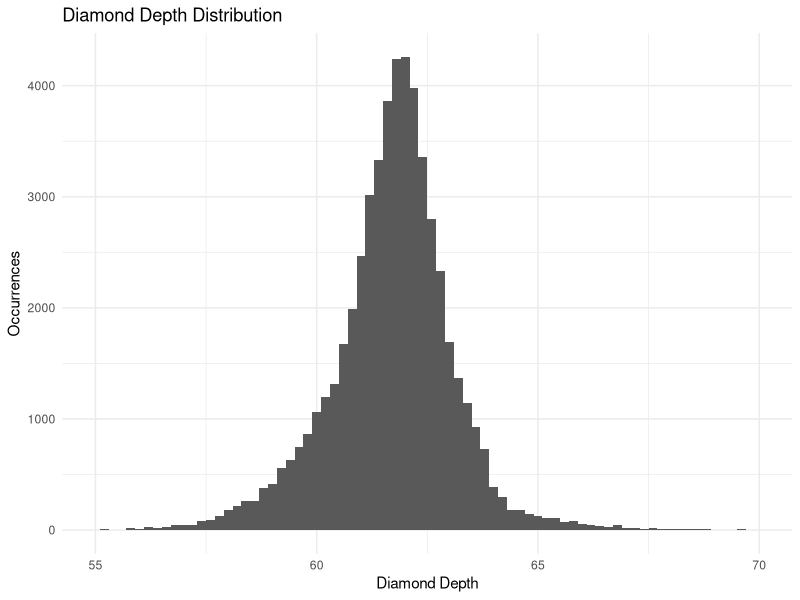
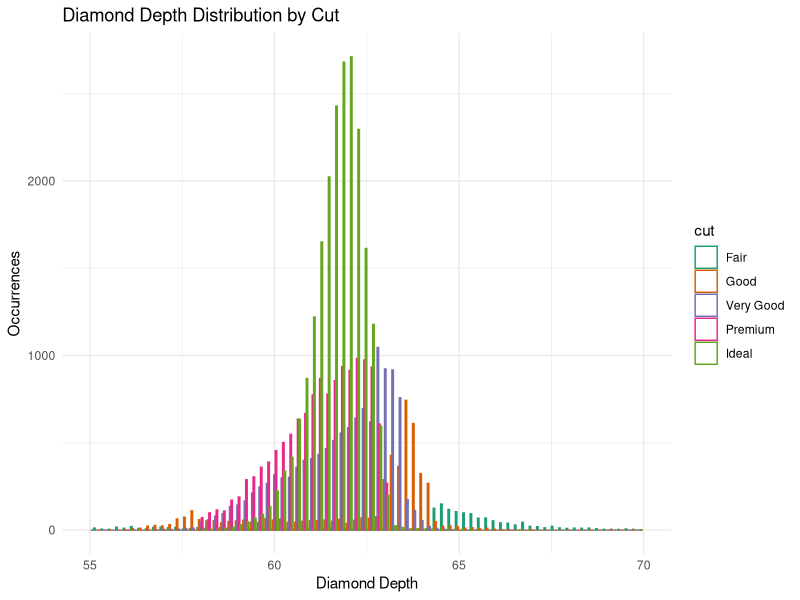
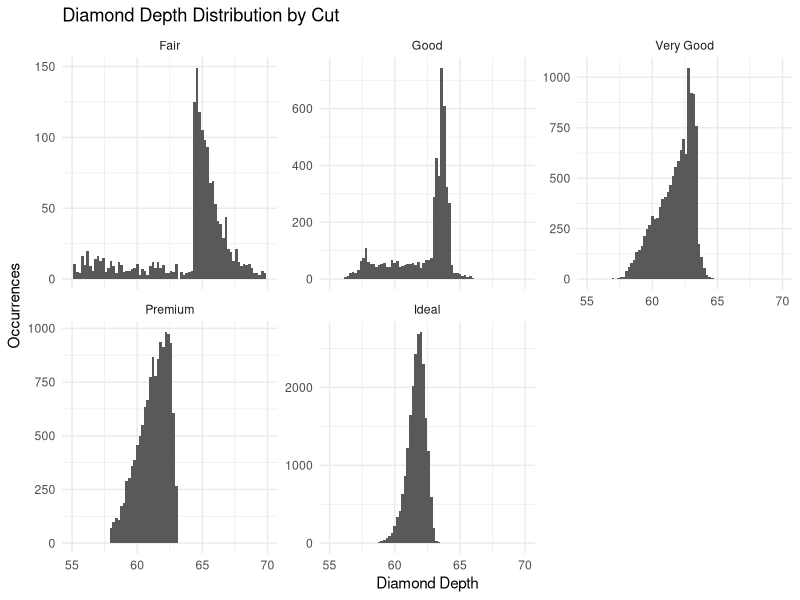
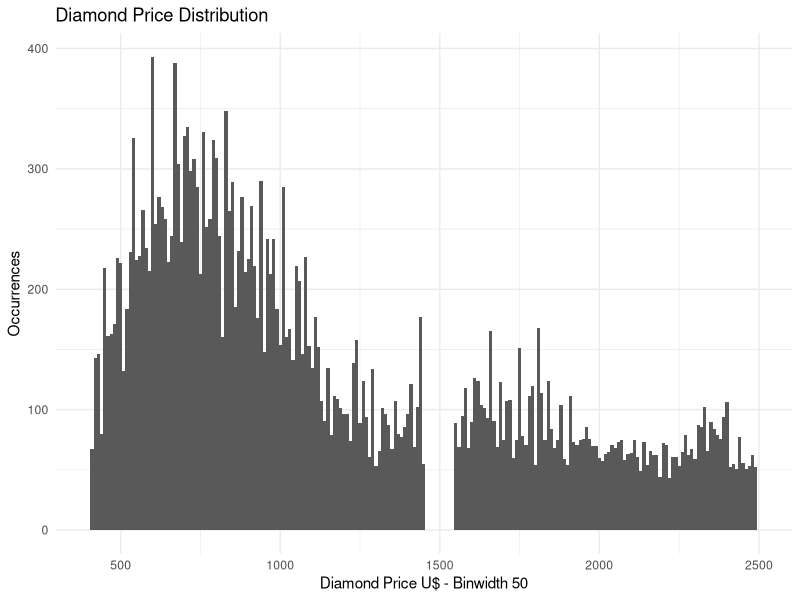
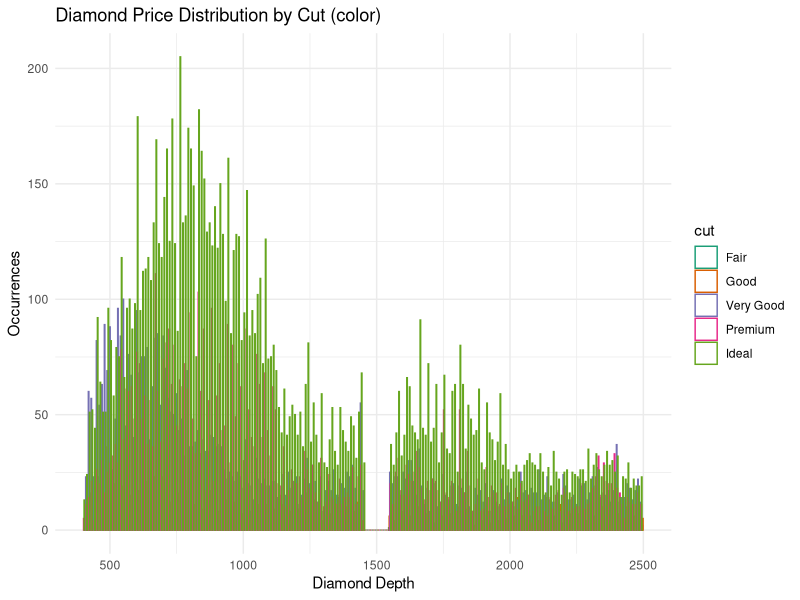
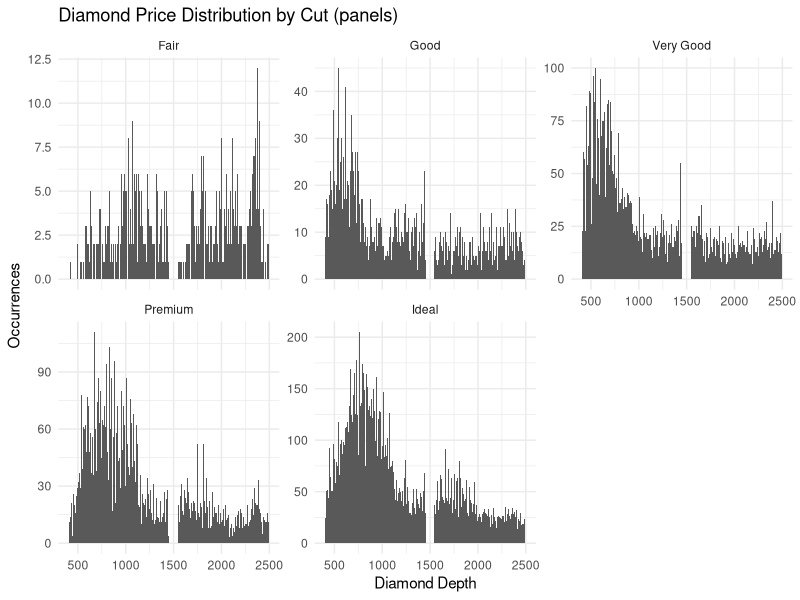
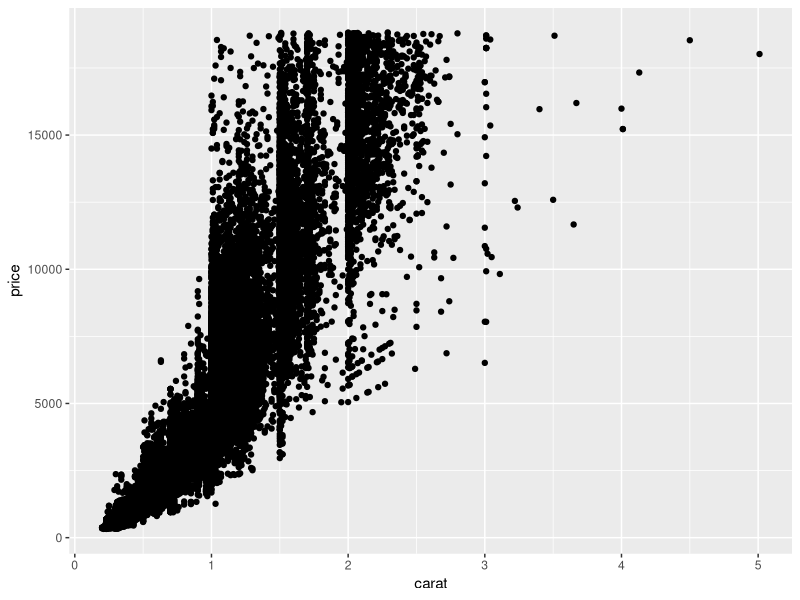

Here is the R script that generated these plots, in order:
## ---- chunk 1
knitr::opts_chunk$set(echo = TRUE, warning = FALSE)
library(ggplot2)
library(plyr)

## ---- chunk 2
data(diamonds)
summary(diamonds)
## ---- chunk 3
ggplot(data=diamonds) + geom_histogram(binwidth=0.2, aes(x=depth)) + ggtitle("Diamond Depth Distribution") + xlab("Diamond Depth") + ylab("Occurrences") + theme_minimal() + xlim(55,70)
## ---- chunk 4
ggplot(data=diamonds, aes(x=depth, color=cut)) + geom_histogram(binwidth=0.2, fill="white", position="dodge") + ggtitle("Diamond Depth Distribution by Cut") + xlab("Diamond Depth") + ylab("Occurrences") + theme_minimal() + xlim(55,70) + scale_color_brewer(palette="Dark2")

## ---- chunk 5
ggplot(data=diamonds) + geom_histogram(binwidth=0.2, aes(x=depth)) + ggtitle("Diamond Depth Distribution by Cut") + xlab("Diamond Depth") + ylab("Occurrences") + theme_minimal() + xlim(55,70) + facet_wrap(~cut, scales="free_y")
## ---- chunk 6
ggplot(data=diamonds) + geom_histogram(binwidth=10, aes(x=price)) + ggtitle("Diamond Price Distribution") + xlab("Diamond Price U$ - Binwidth 50") + ylab("Occurrences") + theme_minimal() + xlim(400,2500)
## ---- chunk 7
ggplot(data=diamonds, aes(x=price, color=cut)) + geom_histogram(binwidth=10, fill="white", position="dodge") + ggtitle("Diamond Price Distribution by Cut (color)") + xlab("Diamond Depth") + ylab("Occurrences") + theme_minimal() + xlim(400,2500) + scale_color_brewer(palette="Dark2")
## ---- chunk 8
ggplot(data=diamonds) + geom_histogram(binwidth=10, aes(x=price)) + ggtitle("Diamond Price Distribution by Cut (panels)") + xlab("Diamond Depth") + ylab("Occurrences") + theme_minimal() + xlim(400,2500) + facet_wrap(~cut, scales="free_y")
## ---- chunk 9
ggplot(diamonds, aes(carat, price)) + geom_point()
